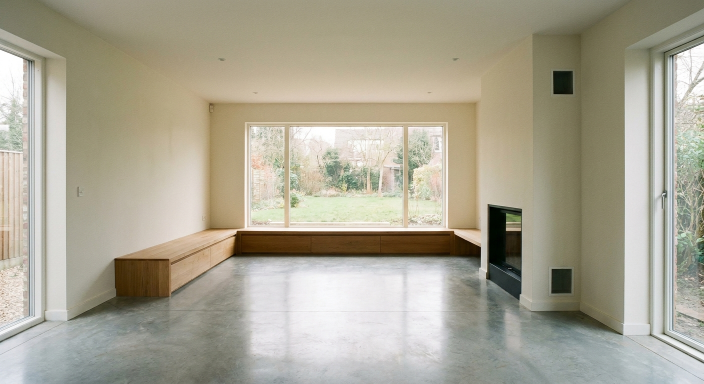
#> input picture skills/interior-redesign-studio/test.png, 1408 x 768 px (shown at 1/2 size)
$ python polish.py --image ../test.png --out out.png
#> lines starting #> are read from the running program, lines starting #| are printed output that depends on the picture
#!/usr/bin/env python3
"""Non-generative photoreal polish — color grade + contrast + sharpen + optional upscale.

Operates ONLY on existing pixels (Pillow). It does NOT regenerate the image, so it can never
alter volumetry/structure or hallucinate — it just grades and sharpens an already-rendered photo.

Usage:
  python polish.py --image in.png --out out.png [--warmth 0.04] [--contrast 1.08]
                   [--color 1.06] [--brightness 1.01] [--sharpen 1.0] [--upscale 1.0]
"""
import argparse
import sys
from pathlib import Path


def main():
    p = argparse.ArgumentParser(description="Non-generative photoreal polish.")
    p.add_argument("--image", required=True)
    p.add_argument("--out", required=True)
    p.add_argument("--warmth", type=float, default=0.04, help="0..0.12 warm white-balance shift")
    p.add_argument("--contrast", type=float, default=1.08)
    p.add_argument("--color", type=float, default=1.06, help="saturation")
    p.add_argument("--brightness", type=float, default=1.01)
    p.add_argument("--sharpen", type=float, default=1.0, help="extra unsharp strength multiplier")
    p.add_argument("--upscale", type=float, default=1.0, help="e.g. 2.0 to double size")
    args = p.parse_args()

    try:
        from PIL import Image, ImageEnhance, ImageFilter
    except ImportError:
        print("ERROR: pip install pillow", file=sys.stderr)
        sys.exit(2)

    im = Image.open(args.image).convert("RGB")
#> im is the input picture: PIL image 1408x768 RGB; mean R, G, B 169.9, 165.1, 148

    # Warm white-balance: gently lift red, lower blue (subtle, structure untouched).
    w = max(0.0, min(0.12, args.warmth))
    if w > 0:
        r, g, b = im.split()
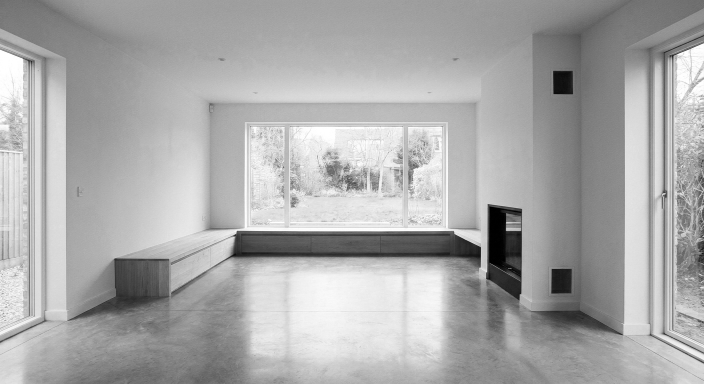
#> r: PIL image 1408x768 L (shown at 1/2 size); min 0, max 255, mean 169.9
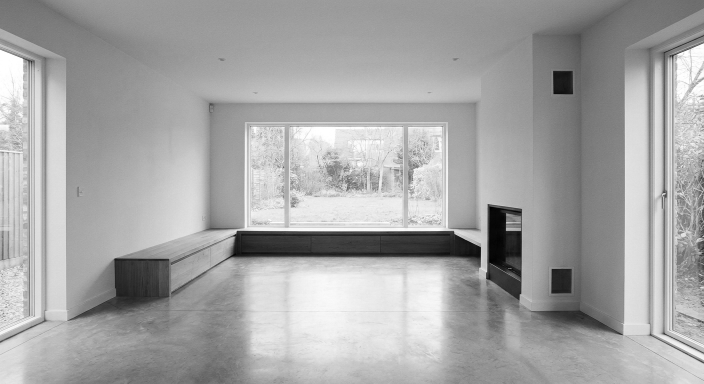
#> g: PIL image 1408x768 L (shown at 1/2 size); min 0, max 255, mean 165.1
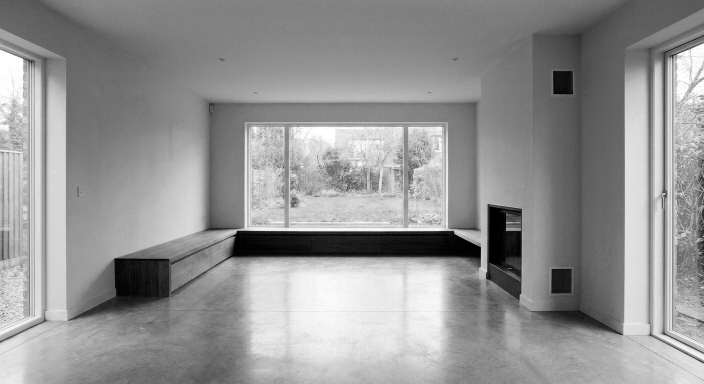
#> b: PIL image 1408x768 L (shown at 1/2 size); min 0, max 255, mean 148
        r = r.point(lambda v: min(255, int(v * (1 + w))))
        b = b.point(lambda v: int(v * (1 - w)))
        im = Image.merge("RGB", (r, g, b))

    im = ImageEnhance.Color(im).enhance(args.color)
    im = ImageEnhance.Contrast(im).enhance(args.contrast)
    im = ImageEnhance.Brightness(im).enhance(args.brightness)

    # Gentle cinematic S-curve (lifts midtone contrast without crushing).
    lut = []
    for v in range(256):
        x = v / 255.0
        # smooth S-curve around 0.5
        y = x + 0.10 * (x - 0.5) * (1 - abs(2 * x - 1))
        lut.append(max(0, min(255, int(y * 255))))
    im = im.point(lut * 3)

    # Subtle detail sharpening.
    im = im.filter(ImageFilter.UnsharpMask(radius=2, percent=int(70 * args.sharpen), threshold=3))
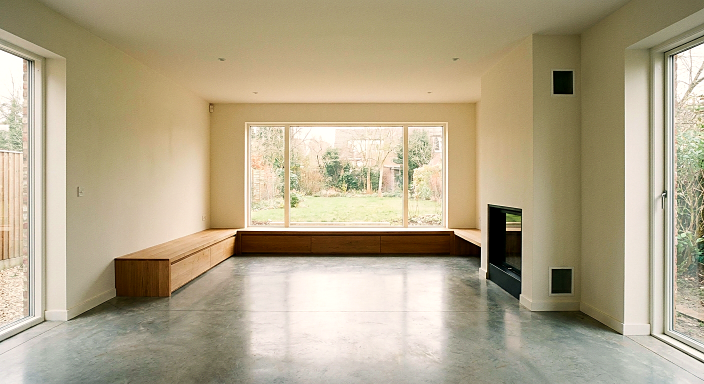
#> im: PIL image 1408x768 RGB (shown at 1/2 size); mean R, G, B 178.7, 166.2, 138.2

    if args.upscale and args.upscale != 1.0:
        im = im.resize((int(im.width * args.upscale), int(im.height * args.upscale)), Image.LANCZOS)
        im = im.filter(ImageFilter.UnsharpMask(radius=2, percent=40, threshold=3))

    out = Path(args.out)
    out.parent.mkdir(parents=True, exist_ok=True)
    im.save(out, quality=95)
    print(f"SAVED {out} ({im.width}x{im.height})")
#| SAVED out.png (1408x768)


if __name__ == "__main__":
    main()
